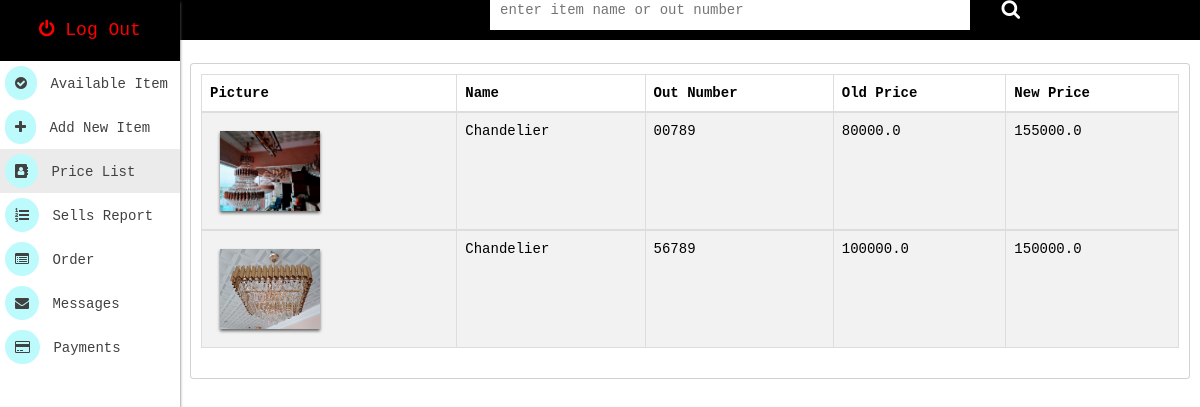
/pricelist/, run on the app's committed database.
### App/models.py (models this page shows, shortened)
class Items(models.Model):
    item_name = models.CharField(max_length=100)
    out_number = models.CharField(max_length=100)
    catigory = models.CharField(max_length=100, null=True)
    price = models.FloatField(default=0.0)
    old_price = models.FloatField(default=0.0)
    color = models.CharField(max_length=100, null=True)
    picture = models.ImageField(upload_to='picture')
    total_quantity = models.PositiveIntegerField(default=0)
    available = models.BooleanField(default=True)
    add_to_store = models.BooleanField(default=True)

### App/views.py (the view)
# urls.py: path('pricelist/', views.Pricelist, name='pricelist'),
def Pricelist(request):
    price = Items.objects.all().order_by('-id')
    context = {
        'price':price,
    }
    return render(request, 'pricelist.html', context)

### template/pricelist.html (shortened to what this page needs)
{% extends 'links.html' %}
{% load static %}
{% block content %}
<body>
    <div>
        {% include 'base2.html' %}
        <div class="site-bg">
            {% include 'search.html' %}
            <div class="col-md-12 p-3">
                <div class="card">
                    <div>
                        <div class="card-body goods">
                            <table class="table table-striped table-bordered">
                                <thead>
                                    <tr class="text-capitalize">
                                        <th>picture</th>
                                        <th>name</th>
                                        <th>out number</th>
                                        <th>old price</th>
                                        <th>new price</th>
                                    </tr>
                                </thead>
                                {% for item in price %}
                                <tbody>
                                    <tr class="text-capitalize">
                                        <td>
                                            <img src="{{item.picture.url}}" alt="" width="100" style="height: 80px;">
                                        </td>
                                        <td>{{item.item_name}}</td>
                                        <td>{{item.out_number}}</td>
                                        <td>{{item.old_price}}</td>
                                        <td>{{item.price}}</td>
                                    </tr>
                                </tbody>
                                {% endfor %}
                            </table>
                        </div>
                    </div>
                </div>
            </div>
        </div>
    </div>
</body>
{% endblock %}

### static/css.css (style rules this page uses)
* { margin: 0; padding: 0; box-sizing: border-box; font-family: 'Courier New', Courier, monospace; }
.site-bg { position: relative; width: 85%; left: 15%; top: 53px; }
.goods { display: flex; }
.goods img { margin: 10px; box-shadow: 0px 2px 3px rgb(99, 99, 99); height: 150px; }

### data on the page
Items: picture (picture), item_name "Chandelier", out_number "00789", old_price "80000.0", price "155000.0"
Items: picture (picture), item_name "Chandelier", out_number "56789", old_price "100000.0", price "150000.0"
